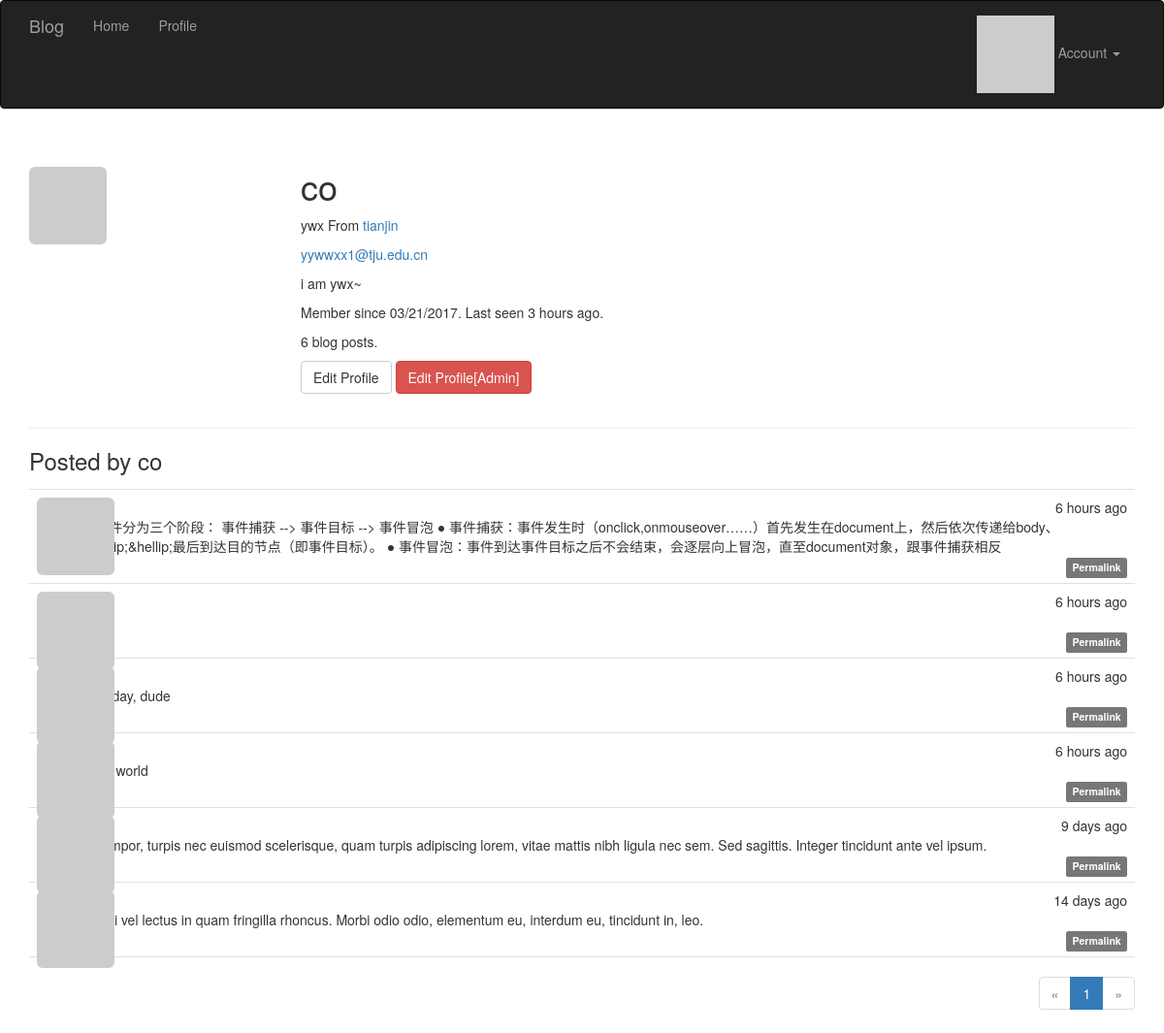
The app's page /user/co (signed in), older data.
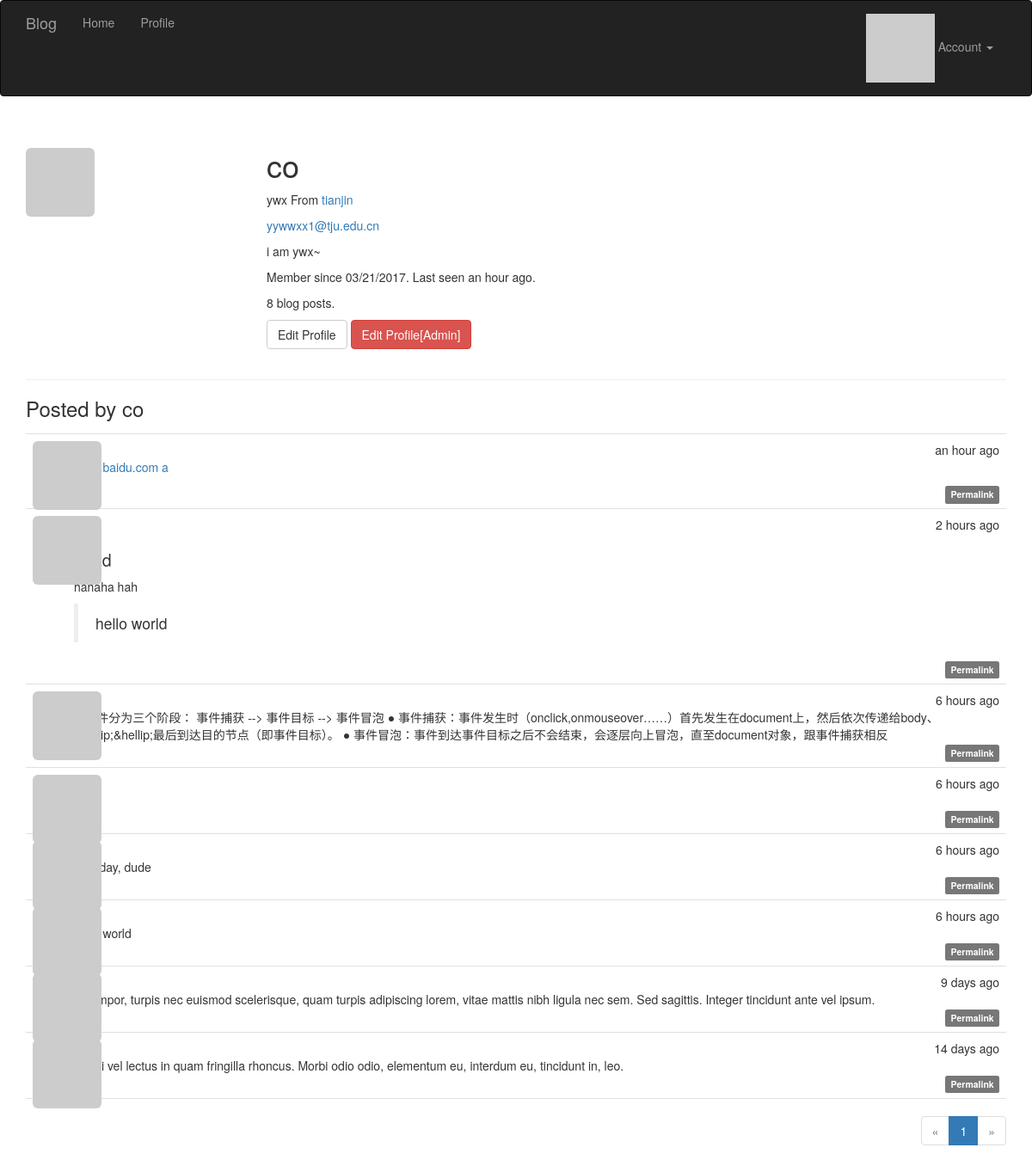
The same page, newer data.
### app/models.py (models this page shows, shortened)
class User(UserMixin, db.Model):
	__tablename__ = 'users'
	id = db.Column(db.Integer, primary_key=True)
	email = db.Column(db.String(64), unique=True, index=True)
	username = db.Column(db.String(64), unique=True, index=True)
	password_hash = db.Column(db.String(128))
	role_id = db.Column(db.Integer, db.ForeignKey('roles.id'))
	confirmed = db.Column(db.Boolean, default=False)
	name = db.Column(db.String(64))
	location = db.Column(db.String(64))
	about_me = db.Column(db.Text())
	member_since = db.Column(db.DateTime(), default=datetime.utcnow)
	last_seen = db.Column(db.DateTime(), default=datetime.utcnow)
	posts = db.relationship('Post', backref='author', lazy='dynamic')
	@property
	def password(self):
		raise AttributeError('password is not a readable attribute')
	@login_manager.user_loader #这个是登录模块的东西
	def load_user(user_id):
		return User.query.get(int(user_id)) #返回当前user对象，作为current_user
	def can(self, permissions):
		return self.role is not None and \
			(self.role.permissions & permissions) == permissions #权限判断巧妙
	def is_administrator(self):
		return self.can(Permission.ADMINISTER)
	def ping(self):
		self.last_seen = datetime.utcnow()
		db.session.add(self)
	def gravatar(self,size=100,default='identicon', rating='g'):
		if request.is_secure:
			url = 'https://secure.gravatar.com/avatar'
		else:
			url = 'http://gravatar.com/avatar'
		hash = hashlib.md5(self.email.encode('utf-8')).hexdigest()
		return '{url}/{hash}?s={size}&d={default}&r={rating}'.format(
			url=url,hash=hash,size=size,default=default,rating=rating)

class Post(db.Model):
	__tablename__='posts'
	id = db.Column(db.Integer, primary_key=True)
	body = db.Column(db.Text)
	body_html = db.Column(db.Text)
	timestamp = db.Column(db.DateTime, index=True, default=datetime.utcnow)
	author_id = db.Column(db.Integer, db.ForeignKey('users.id'))

### app/main/views.py (the view)
@main.route('/user/<username>')
def user(username):
	user = User.query.filter_by(username=username).first_or_404()
	page = request.args.get('page',1,type=int)
	pagination = user.posts.order_by(Post.timestamp.desc()).paginate(
			page, per_page=current_app.config['POSTS_PER_PAGE'], error_out=False)
	posts = pagination.items
	return render_template('user.html',user=user,posts=posts, pagination=pagination)

### app/auth/views.py (called while the page is built)
@auth.before_app_request #在全局的所有request之前，判断如果1.用户登录2.且未确认3.且请求的端点不在auth蓝本中,则强制跳转到unconfirm界面
def before_request():
	if current_user.is_authenticated:
		current_user.ping()
		if not current_user.confirmed \
			and request.endpoint \
			and request.endpoint[:5]!= 'auth.'\
			and request.endpoint != 'static':
			return redirect(url_for('auth.unconfirmed'))

### app/main/__init__.py (called while the page is built)
@main.app_context_processor #Permission类加入全局上下文卡，在所有模板中都可以全局访问
def inject_perssions():
	return dict(Permission=Permission)

### app/templates/user.html (shortened to what this page needs)
{% extends "base.html" %}
{% import "_macros.html" as macros %}
{% block page_content %}
<div class="page-header">
    <img class="img-rounded profile-thumbnail" src="{{user.gravatar(size=256)}}">
    <div class="profile-header">
        <h1>{{ user.username }}</h1>
        {% if user.name or user.location %}
        <p>
            {% if user.name %}{{ user.name }}{% endif %}
            {% if user.location %}
                From <a href="http://maps.google.com/?q={{ user.location }}">{{ user.location }}</a>
            {% endif %}
        </p>
        {% endif %}
        {% if current_user.is_administrator() %}
        <p><a href="mailto:{{ user.email }}">{{ user.email }}</a></p>
        {% endif %}
        {% if user.about_me %}<p>{{ user.about_me }}</p>{% endif %}
        <p>Member since {{ moment(user.member_since).format('L') }}. Last seen {{ moment(user.last_seen).fromNow() }}.</p>
        <p>{{user.posts.count()}} blog posts.</p>
        <p>
            {%if user == current_user %}
            <a class="btn btn-default" href="{{url_for('.edit_profile')}}">Edit Profile</a>
            {% endif %}
            {% if current_user.is_administrator()%}
            <a class="btn btn-danger" href="{{url_for('.edit_profile_admin',id=user.id)}}" >Edit Profile[Admin]</a>
            {% endif %}
        </p>
    </div>
</div>
<h3>Posted by {{user.username}}</h3>
{% include '_posts.html'%}
{% if pagination %}
<div class="pagination">
    {{ macros.pagination_widget(pagination, '.user', username=user.username) }}
</div>
{% endif %}
{% endblock %}

### app/templates/base.html (shortened to what this page needs)
{% extends "bootstrap/base.html" %}
{% import "bootstrap/wtf.html" as wtf%}
{% block head %}
{{ super() }}
<link rel="stylesheet" type="text/css" href="{{url_for('static',filename= 'style.css')}}">
{% endblock %}
{% block navbar %}
<div class="navbar navbar-inverse" role="navigation" >
	<div class="container">
		<div class="navbar-header">
			<a href="/" class="navbar-brand">Blog</a>
		</div>
		<div class="navbar-collapse collapse">
			<ul class="nav navbar-nav">
				<li><a href="/">Home</a></li>
				{% if current_user.is_authenticated %}
				<li><a href="{{url_for('main.user',username=current_user.username) }}">Profile</a></li>
				{% endif %}
			</ul>
			<ul class="nav navbar-nav navbar-right">
				{%if current_user.is_authenticated %}
				<li class="dropdown">
					<a href="#" class="dropdown-toggle" data-toggle="dropdown">
						<img src="{{ current_user.gravatar(size=18)}}">
						Account <b class="caret"></b>
					</a>
				</li>
				{% else %}
				<li><a href="{{ url_for('auth.login') }}">Sign In</a></li>
				{% endif %}
			</ul>
		</div>
	</div>
</div>
{% endblock %}
{% block content %}
<div class="container">
	{% block page_content %}{% endblock %}
</div>
{% endblock %}

### app/templates/_macros.html
{% macro pagination_widget(pagination, endpoint)%}
<ul class="pagination">
	<li {% if not pagination.has_prev %}class="disabled" {% endif %}>
		<a href="{% if pagination.has_prev %}{{url_for(endpoint,page=pagination.prev_num, **kwargs)}}{% else %}#{% endif %}">
			&laquo;
		</a>
	</li>
	{% for p in pagination.iter_pages() %}
	{% if p %}
		{% if p == pagination.page %}
		<li class="active">
			<a href="{{url_for(endpoint,page=p, **kwargs)}}">{{p}}</a>
		</li>
		{% else %}
		<li>
			<a href="{{url_for(endpoint,page=p, **kwargs)}}">{{p}}</a>
		</li>
		{% endif %}
	{% else %}
	<li class="disabled"><a href="#"> &hellip;</a></li>
	{% endif %}
	{% endfor %}
	<li {% if not pagination.has_next %} class="disabled" {% endif %}>
		<a href="{% if pagination.has_next %}{{url_for(endpoint,page=pagination.next_num, **kwargs)}}{% else %}#{% endif %}">
			&raquo;
		</a>
	</li>
</ul>
{% endmacro %}

### app/templates/_posts.html
<ul class="posts">
    {% for post in posts %}
    <li class="post">
        <div class="post-thumbnail">
            <a href="{{ url_for('.user', username=post.author.username) }}">
                <img class="img-rounded profile-thumbnail" src="{{ post.author.gravatar(size=40) }}">
            </a>
        </div>
        <div class="post-content">
            <div class="post-date">{{ moment(post.timestamp).fromNow() }}</div>
            <div class="post-author"><a href="{{ url_for('.user', username=post.author.username) }}">{{ post.author.username }}</a></div>
            <div class="post-body">
                {% if post.body_html%}
                {{post.body_html | safe}}
                {% else %}
                {{post.body}}
                {% endif %}
            </div>
            <div class="post-footer">
                <a href="{{url_for('.post',id=post.id)}}">
                    <span class="label label-default">Permalink</span>
                </a>
            </div>
        </div>
    </li>
    {% endfor %}
</ul>

### app/static/style.css (style rules this page uses)
.profile-thumbnail { position: absolute; }
.profile-header { min-height: 260px; margin-left: 280px; }
ul.posts { list-style-type: none; padding: 0px; margin: 16px 0px 0px 0px; border-top: 1px solid #e0e0e0; }
ul.posts li.post { padding: 8px; border-bottom: 1px solid #e0e0e0; }
div.post-date { float: right; }
div.post-author { font-weight: bold; }
div.post-thumbnail { position: absolute; }
div.post-content { margin-left: 48px; min-height: 48px; }
div.pagination { width: 100%; text-align: right; padding: 0px; margin: 0px; }
div.post-footer { text-align: right; }
.post-body h1 { font-size: 140%; }

Row changes from the older to the newer data that the page shows:
changed User "co": last_seen "3 hours ago" → "an hour ago"
added Post: timestamp "an hour ago", body_html "www.baidu.com a"
added Post: timestamp "2 hours ago", body_html "hahaha hah hello world"
Text that changed along with them:
{{ user.posts.count() }}: "6" → "8"
